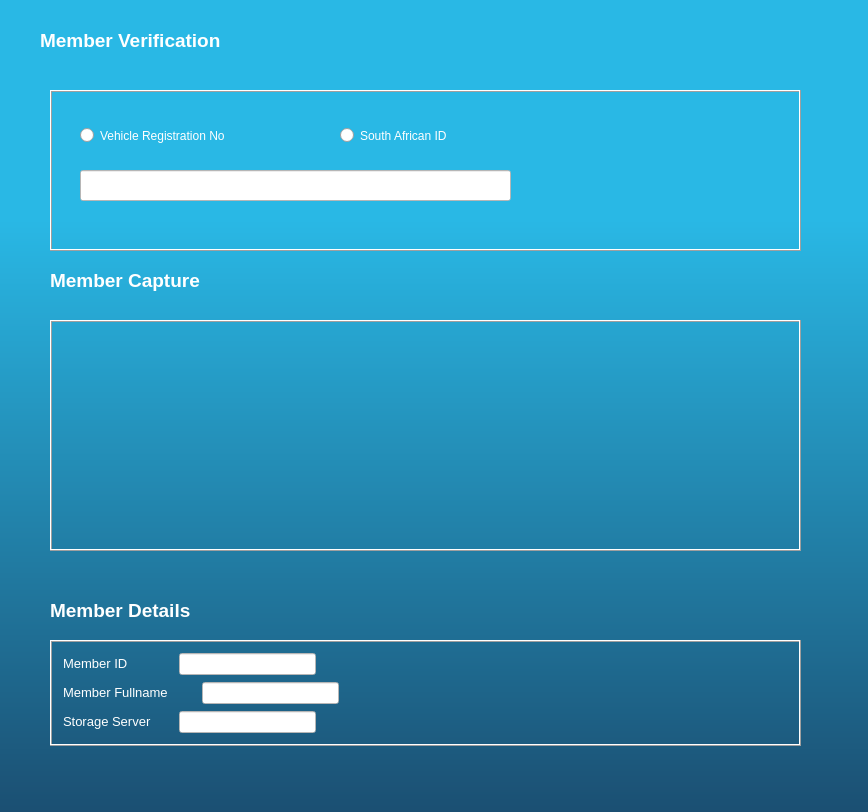
<?xml version="1.0" encoding="UTF-8"?>
<ui version="4.0">
 <class>VerifyMemberForm</class>
 <widget class="QDialog" name="VerifyMemberForm">
  <property name="geometry">
   <rect>
    <x>0</x>
    <y>0</y>
    <width>868</width>
    <height>812</height>
   </rect>
  </property>
  <property name="windowTitle">
   <string>Mini-Bus-Route Registration Systems: Verification</string>
  </property>
  <property name="styleSheet">
   <string notr="true">QDialog { background: qlineargradient(x1: 0, y1: 0, x2: 0, y2: 1, stop: 0.27 rgba(41,184,229,1), stop: 1 rgba(27,79,114,1) ); }</string>
  </property>
  <widget class="QLabel" name="TitleLabel">
   <property name="geometry">
    <rect>
     <x>40</x>
     <y>20</y>
     <width>261</width>
     <height>41</height>
    </rect>
   </property>
   <property name="font">
    <font>
     <pointsize>14</pointsize>
     <weight>75</weight>
     <bold>true</bold>
    </font>
   </property>
   <property name="styleSheet">
    <string notr="true">color: rgb(255, 255, 255);</string>
   </property>
   <property name="frameShape">
    <enum>QFrame::NoFrame</enum>
   </property>
   <property name="frameShadow">
    <enum>QFrame::Raised</enum>
   </property>
   <property name="text">
    <string>Member Verification</string>
   </property>
  </widget>
  <widget class="QFrame" name="ConfigurationFrame">
   <property name="geometry">
    <rect>
     <x>50</x>
     <y>90</y>
     <width>751</width>
     <height>161</height>
    </rect>
   </property>
   <property name="styleSheet">
    <string notr="true"/>
   </property>
   <property name="frameShape">
    <enum>QFrame::Box</enum>
   </property>
   <property name="frameShadow">
    <enum>QFrame::Raised</enum>
   </property>
   <widget class="QRadioButton" name="VehicleNumberRadioButton">
    <property name="geometry">
     <rect>
      <x>30</x>
      <y>30</y>
      <width>201</width>
      <height>31</height>
     </rect>
    </property>
    <property name="styleSheet">
     <string notr="true">font: 75 10pt &quot;MS Shell Dlg 2&quot;;
color: rgb(255, 255, 255);</string>
    </property>
    <property name="text">
     <string>Vehicle Registration No</string>
    </property>
    <attribute name="buttonGroup">
     <string notr="true">VerificationMethodButtonGroup</string>
    </attribute>
   </widget>
   <widget class="QRadioButton" name="SAIDRadioButton">
    <property name="geometry">
     <rect>
      <x>290</x>
      <y>30</y>
      <width>171</width>
      <height>31</height>
     </rect>
    </property>
    <property name="styleSheet">
     <string notr="true">font: 75 10pt &quot;MS Shell Dlg 2&quot;;
color: rgb(255, 255, 255);</string>
    </property>
    <property name="text">
     <string>South African ID</string>
    </property>
    <attribute name="buttonGroup">
     <string notr="true">VerificationMethodButtonGroup</string>
    </attribute>
   </widget>
   <widget class="QLineEdit" name="MemberIDLineEdit">
    <property name="geometry">
     <rect>
      <x>30</x>
      <y>80</y>
      <width>431</width>
      <height>31</height>
     </rect>
    </property>
    <property name="styleSheet">
     <string notr="true">background-color: rgb(255, 255, 255);</string>
    </property>
   </widget>
   <widget class="QPushButton" name="SearchPushButton">
    <property name="geometry">
     <rect>
      <x>600</x>
      <y>10</y>
      <width>131</width>
      <height>121</height>
     </rect>
    </property>
    <property name="toolTip">
     <string>Search Member</string>
    </property>
    <property name="styleSheet">
     <string notr="true">background-image: url(:/resources/icons/search.png);
background-repeat: no repeat;</string>
    </property>
    <property name="text">
     <string/>
    </property>
    <property name="iconSize">
     <size>
      <width>100</width>
      <height>100</height>
     </size>
    </property>
    <property name="autoDefault">
     <bool>false</bool>
    </property>
    <property name="flat">
     <bool>true</bool>
    </property>
   </widget>
  </widget>
  <widget class="QPushButton" name="BackPushButton">
   <property name="geometry">
    <rect>
     <x>710</x>
     <y>10</y>
     <width>91</width>
     <height>61</height>
    </rect>
   </property>
   <property name="text">
    <string/>
   </property>
   <property name="icon">
    <iconset resource="../../rsc.qrc">
     <normaloff>:/resources/icons/back.png</normaloff>:/resources/icons/back.png</iconset>
   </property>
   <property name="iconSize">
    <size>
     <width>100</width>
     <height>100</height>
    </size>
   </property>
   <property name="flat">
    <bool>true</bool>
   </property>
  </widget>
  <widget class="QFrame" name="frame">
   <property name="geometry">
    <rect>
     <x>50</x>
     <y>640</y>
     <width>751</width>
     <height>106</height>
    </rect>
   </property>
   <property name="frameShape">
    <enum>QFrame::Box</enum>
   </property>
   <property name="frameShadow">
    <enum>QFrame::Raised</enum>
   </property>
   <widget class="QLineEdit" name="StorageServiceAddressLineEdit">
    <property name="geometry">
     <rect>
      <x>129</x>
      <y>71</y>
      <width>137</width>
      <height>22</height>
     </rect>
    </property>
    <property name="styleSheet">
     <string notr="true">background-color: rgb(255, 255, 255);</string>
    </property>
   </widget>
   <widget class="QLineEdit" name="MemberFullNameLineEdit">
    <property name="geometry">
     <rect>
      <x>152</x>
      <y>42</y>
      <width>137</width>
      <height>22</height>
     </rect>
    </property>
    <property name="styleSheet">
     <string notr="true">background-color: rgb(255, 255, 255);</string>
    </property>
   </widget>
   <widget class="QLabel" name="MemberIDLabel">
    <property name="geometry">
     <rect>
      <x>13</x>
      <y>13</y>
      <width>83</width>
      <height>21</height>
     </rect>
    </property>
    <property name="font">
     <font>
      <family>MS Shell Dlg 2</family>
      <pointsize>10</pointsize>
      <weight>9</weight>
      <italic>false</italic>
      <bold>false</bold>
     </font>
    </property>
    <property name="layoutDirection">
     <enum>Qt::LeftToRight</enum>
    </property>
    <property name="styleSheet">
     <string notr="true">font: 75 10pt &quot;MS Shell Dlg 2&quot;;
color: rgb(255, 255, 255);
</string>
    </property>
    <property name="text">
     <string>Member ID</string>
    </property>
   </widget>
   <widget class="QLabel" name="MemberFullNameLabel">
    <property name="geometry">
     <rect>
      <x>13</x>
      <y>42</y>
      <width>132</width>
      <height>21</height>
     </rect>
    </property>
    <property name="font">
     <font>
      <family>MS Shell Dlg 2</family>
      <pointsize>10</pointsize>
      <weight>9</weight>
      <italic>false</italic>
      <bold>false</bold>
     </font>
    </property>
    <property name="styleSheet">
     <string notr="true">font: 75 10pt &quot;MS Shell Dlg 2&quot;;
color: rgb(255, 255, 255);</string>
    </property>
    <property name="text">
     <string>Member Fullname</string>
    </property>
   </widget>
   <widget class="QLineEdit" name="MemberDetailsLineEdit">
    <property name="geometry">
     <rect>
      <x>129</x>
      <y>13</y>
      <width>137</width>
      <height>22</height>
     </rect>
    </property>
    <property name="styleSheet">
     <string notr="true">background-color: rgb(255, 255, 255);</string>
    </property>
   </widget>
   <widget class="QLabel" name="StorageServiceAddressLabel">
    <property name="geometry">
     <rect>
      <x>13</x>
      <y>71</y>
      <width>109</width>
      <height>21</height>
     </rect>
    </property>
    <property name="font">
     <font>
      <family>MS Shell Dlg 2</family>
      <pointsize>10</pointsize>
      <weight>9</weight>
      <italic>false</italic>
      <bold>false</bold>
     </font>
    </property>
    <property name="layoutDirection">
     <enum>Qt::LeftToRight</enum>
    </property>
    <property name="styleSheet">
     <string notr="true">font: 75 10pt &quot;MS Shell Dlg 2&quot;;
color: rgb(255, 255, 255);
</string>
    </property>
    <property name="text">
     <string>Storage Server</string>
    </property>
   </widget>
  </widget>
  <widget class="QFrame" name="CaptureOptionButtonFrame">
   <property name="geometry">
    <rect>
     <x>50</x>
     <y>320</y>
     <width>751</width>
     <height>231</height>
    </rect>
   </property>
   <property name="frameShape">
    <enum>QFrame::Box</enum>
   </property>
   <property name="frameShadow">
    <enum>QFrame::Raised</enum>
   </property>
   <widget class="QPushButton" name="FingerprintCapturePushButton">
    <property name="geometry">
     <rect>
      <x>110</x>
      <y>10</y>
      <width>191</width>
      <height>201</height>
     </rect>
    </property>
    <property name="cursor">
     <cursorShape>PointingHandCursor</cursorShape>
    </property>
    <property name="mouseTracking">
     <bool>false</bool>
    </property>
    <property name="toolTip">
     <string>Capture Fingeprint</string>
    </property>
    <property name="styleSheet">
     <string notr="true">background-image: url(:/resources/icons/fingerprint.png);
background-repeat: no-repeat;</string>
    </property>
    <property name="text">
     <string/>
    </property>
    <property name="autoDefault">
     <bool>false</bool>
    </property>
    <property name="flat">
     <bool>true</bool>
    </property>
   </widget>
   <widget class="QPushButton" name="PortraitCapturePushButton">
    <property name="geometry">
     <rect>
      <x>440</x>
      <y>10</y>
      <width>201</width>
      <height>191</height>
     </rect>
    </property>
    <property name="cursor">
     <cursorShape>PointingHandCursor</cursorShape>
    </property>
    <property name="mouseTracking">
     <bool>false</bool>
    </property>
    <property name="toolTip">
     <string>Capture Portrait</string>
    </property>
    <property name="styleSheet">
     <string notr="true">background-image: url(:/resources/icons/portrait.png);
background-repeat: no-repeat;</string>
    </property>
    <property name="text">
     <string/>
    </property>
    <property name="autoRepeat">
     <bool>false</bool>
    </property>
    <property name="autoRepeatDelay">
     <number>0</number>
    </property>
    <property name="autoRepeatInterval">
     <number>0</number>
    </property>
    <property name="autoDefault">
     <bool>false</bool>
    </property>
    <property name="flat">
     <bool>true</bool>
    </property>
   </widget>
  </widget>
  <widget class="QLabel" name="CaptureTitleLabel">
   <property name="geometry">
    <rect>
     <x>50</x>
     <y>260</y>
     <width>261</width>
     <height>41</height>
    </rect>
   </property>
   <property name="font">
    <font>
     <pointsize>14</pointsize>
     <weight>75</weight>
     <bold>true</bold>
    </font>
   </property>
   <property name="styleSheet">
    <string notr="true">color: rgb(255, 255, 255);</string>
   </property>
   <property name="frameShape">
    <enum>QFrame::NoFrame</enum>
   </property>
   <property name="frameShadow">
    <enum>QFrame::Raised</enum>
   </property>
   <property name="text">
    <string>Member Capture</string>
   </property>
  </widget>
  <widget class="QLabel" name="DetailsTitleLabel">
   <property name="geometry">
    <rect>
     <x>50</x>
     <y>590</y>
     <width>261</width>
     <height>41</height>
    </rect>
   </property>
   <property name="font">
    <font>
     <pointsize>14</pointsize>
     <weight>75</weight>
     <bold>true</bold>
    </font>
   </property>
   <property name="styleSheet">
    <string notr="true">color: rgb(255, 255, 255);</string>
   </property>
   <property name="frameShape">
    <enum>QFrame::NoFrame</enum>
   </property>
   <property name="frameShadow">
    <enum>QFrame::Raised</enum>
   </property>
   <property name="text">
    <string>Member Details</string>
   </property>
  </widget>
 </widget>
 <resources>
  <include location="../../rsc.qrc"/>
 </resources>
 <connections/>
 <buttongroups>
  <buttongroup name="VerificationMethodButtonGroup"/>
 </buttongroups>
</ui>
